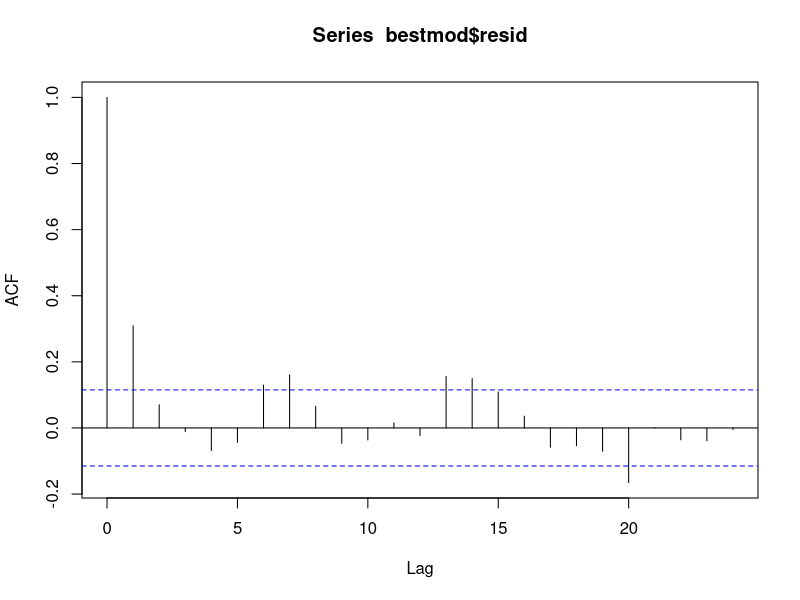
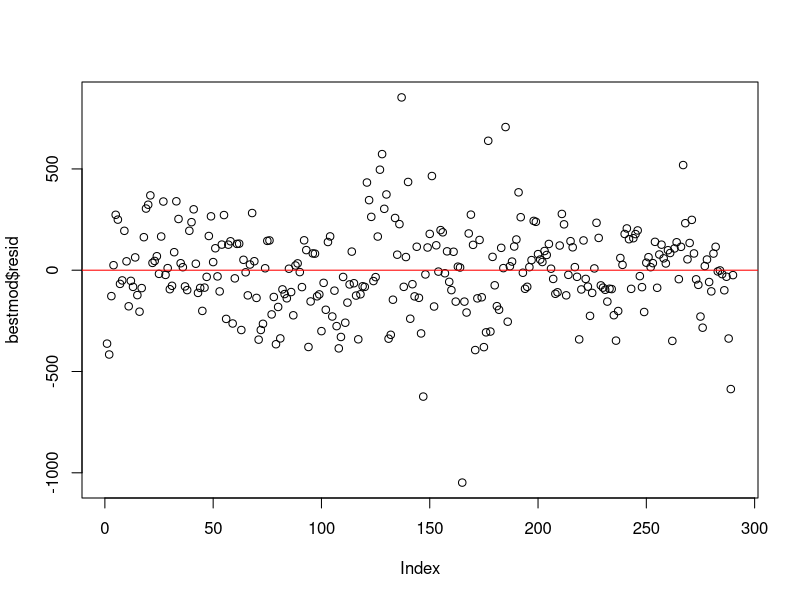

Here is the R script that generated these plots, in order: (Note: this script raises an error after producing the figures.)
# Libraries
# install.packages(c("lmtest", "plyr", "lubridate"))
library(lmtest)
library(plyr)
library(lubridate)

# Ingest our dataset
fremont <- read.csv("./data/weatherbike.csv", header=TRUE)

##### DEFINING VARIABLES #######################

date <- fremont$Date
count <- fremont$count
x <- fremont$X
precip <- fremont$precipIntensityMax
min_temp <- fremont$temperatureMin
min_temp2 <- fremont$apparentTemperatureMin
max_temp <- fremont$apparentTemperatureMax

icon <- fremont$icon;  
icon[which(icon=="partly-cloudy-night")] <- "partly-cloudy-day"

cloudCover <- fremont$cloudCover
windSpeed <- fremont$windSpeed
humidity <- fremont$humidity
visibility <- fremont$visibility
pressure <- fremont$pressure
daylight <- fremont$sunsetTime - fremont$sunriseTime


## Create a dummy variable for each day of the week, with Monday baseline
day <- seq(1, 365, 7)
Tues <- ifelse((x %in% day), 1, 0)
Wed <- ifelse((x %in% (day+1)), 1, 0)
Thurs <- ifelse((x %in% (day+2)), 1, 0)
Fri <- ifelse((x %in% (day+3)), 1, 0)
Sat <- ifelse((x %in% (day+4)), 1, 0)
Sun <- ifelse((x %in% (day+5)), 1, 0)
weekend <- Sat + Sun


## Create a dummy variable for holidays
hols <- c("01-01", "01-21", "02-18", "05-27", "07-04", "09-02", "11-11", 
	"11-28", "11-29", "12-24", "12-25", "12-31")
holiday <- numeric(length(x))
for(i in 1:length(hols)){y <- grep(hols[i], date); holiday[y] <- 1}


## Create a "season" factor, based on Farmer's Almanac dates of Equinox
season <- factor(date, levels=c("Winter", "Spring", "Summer", "Fall"))
season[date] <- "Winter"
season[x >= grep("2013-03-20", date) & x < grep("2013-06-21", date)] <- "Spring"
season[x >= grep("2013-06-21", date) & x < grep("2013-09-22", date)] <- "Summer"
season[x >= grep("2013-09-22", date) & x < grep("2013-12-21", date)] <- "Fall"


## Dummy variable for UW academic year
UW <- ifelse(x < grep("2013-06-14", date) | x >= grep("2013-09-25", date), 1, 0)


####### BEST WORKING MODEL #############################

bestmod <- lm(count ~ Fri + Sat + Sun + holiday + UW
	 + daylight + max_temp + precip + cloudCover + x)
summary(bestmod) 
acf(bestmod$resid)
dwtest(bestmod)
plot(bestmod$resid);  abline(h=0, col="red")


########## SUMMARY PLOTS #####################

## Daily bike count data, with months as labels
the_1st <- grep("*-01$", date)
plot(date, count, xaxt="n", xlab="Date", ylab="Aggregate Bike Count", 
	main="Aggregate Bike Count per day,  Jan. 1, 2013 - Dec. 31, 2013")
axis(side=1, labels=month.abb, at=the_1st)

## Plot pairs for variables in bestmod
pairs(cbind(count, daylight, max_temp, precip, cloudCover, x))


####### SOME MODELS PREVIOUSLY TESTED #########

## Bike count linear model with day-of-week and holiday covariates
datemod1 <- lm(count ~ Tues + Wed + Thurs + Fri + Sat + Sun + holiday)
summary(datemod1)

datemod2 <- lm(count ~ Fri + Sat + Sun + holiday)
summary(datemod2) 

datemod3 <- lm(count ~ Fri + weekend + holiday)
summary(datemod3)

weathermod1 <- lm(count ~ min_temp + icon + precip + Fri + Sat + Sun + holiday, na.omit=TRUE)
summary(weathermod1)  ## Uses the weather "icon" in place of windSpeed and such

weathermod2 <- lm(count ~ Fri + Sat + Sun + holiday 
	+ min_temp + max_temp + precip + cloudCover + windSpeed + humidity)
summary(weathermod2)  ## Adds in several more weather variables; some are insignificant

weathermod3 <- lm(count ~ Fri + Sat + Sun + holiday 
	+ max_temp + precip + visibility + pressure)
summary(weathermod3)  ## All factors highly significant, R-squared of 0.83

weathermod4 <- lm(count ~ Tues + Wed + Thurs + Fri + Sat + Sun + holiday 
	+ max_temp + precip + visibility + pressure)
summary(weathermod4)  ## The additional days of the week are still not significant

## Model which adds "season" covariate
mod5 <- lm(count ~ Fri + Sat + Sun + holiday + season
	+ max_temp + precip + visibility + pressure)
summary(mod5)
plot(mod5$fit, mod5$resid);  abline(c(0,0), col="red")
date[which(mod5$resid == min(mod5$resid))]
date[which(mod5$resid == max(mod5$resid))]


########################################################

## Create a separate model for each day of the week

mydat <- data.frame(count, date, holiday, season, min_temp, max_temp, precip, visibility, pressure, 
	Tues, Wed, Thurs, Fri, Sat, Sun, weekend, cloudCover, windSpeed, humidity)
head(mydat)

dTues <- subset(mydat, Tues == 1)
m1Tues <- lm(count ~ holiday + daylight + max_temp + precip + visibility + pressure, 
	data = dTues)
summary(m1Tues)

Winter <- ifelse(dTues$season == "Winter", 1, 0)  
m2Tues <- lm(count ~ holiday + Winter + max_temp + precip, data = dTues)
summary(m2Tues)




















